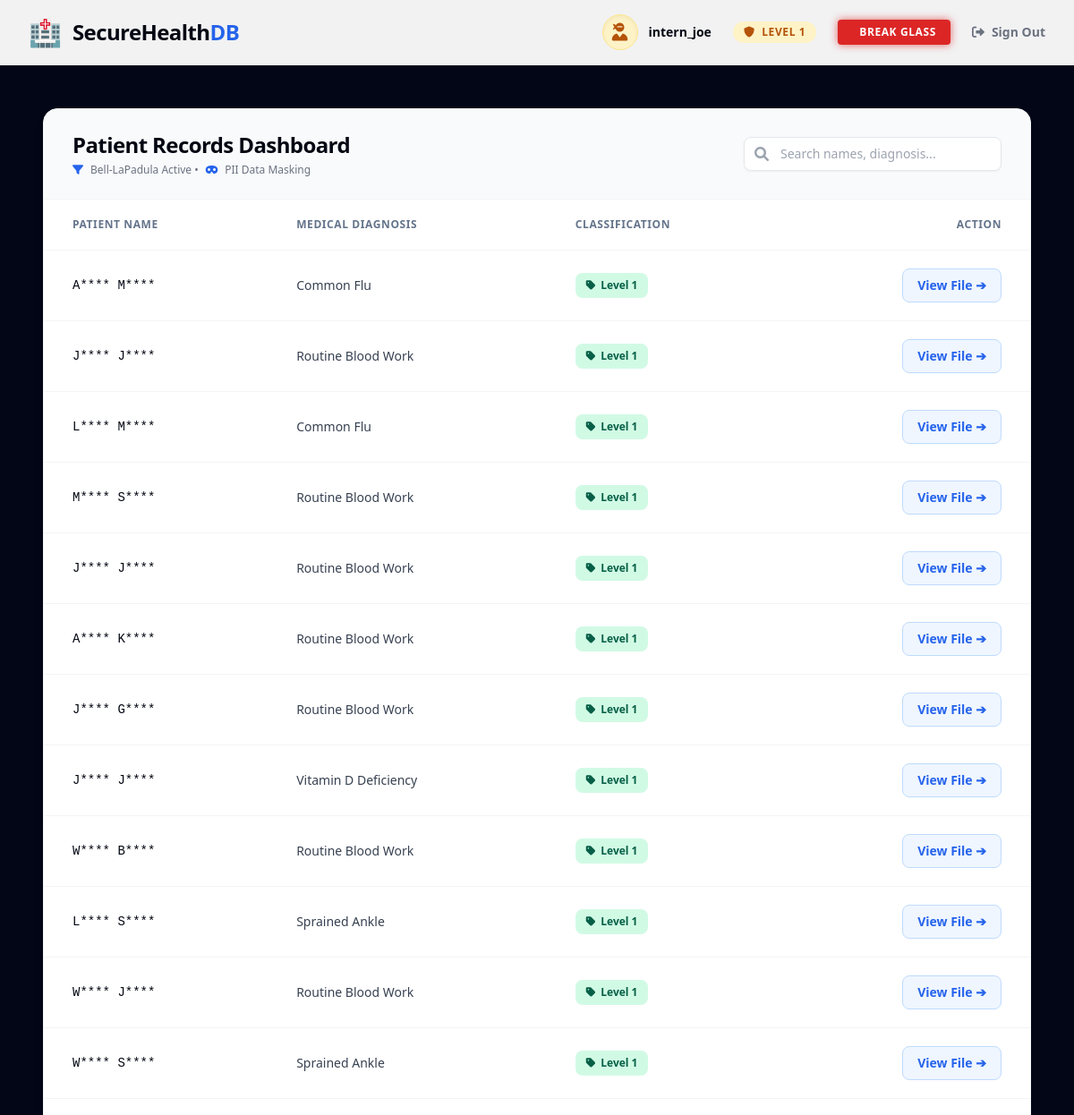
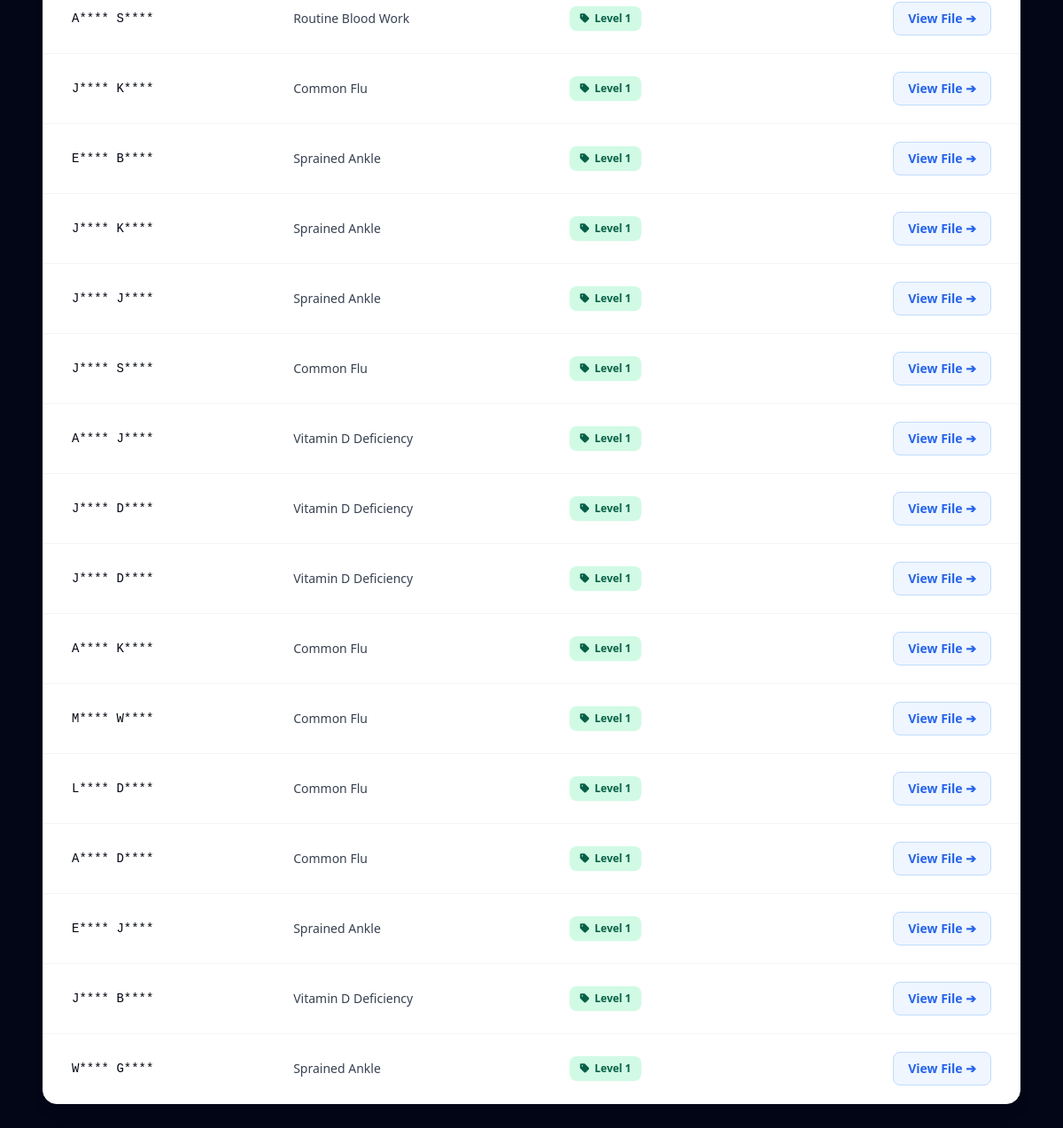
The page / (signed in) on the database its author committed (2 pictures, top to bottom).
### tables this page shows
CREATE TABLE records 
                      (id INTEGER PRIMARY KEY AUTOINCREMENT, patient_name TEXT, gender TEXT, 
                       blood_group TEXT, diagnosis TEXT, medical_history TEXT, prescribed_medicines TEXT, security_label INTEGER);

### app.py (the view)
@app.route('/')
def home():
    if 'username' not in session:
        return redirect('/login')
    conn = get_db_connection()
    cursor = conn.cursor()
    cursor.execute('SELECT * FROM records')
    all_records = cursor.fetchall()
    accessible_records = []
    for r in all_records:
        if can_user_read(session['clearance'], r['security_label']):
            record_dict = dict(r)
            if session['clearance'] == 1:
                record_dict['patient_name'] = mask_name(record_dict['patient_name'])
            accessible_records.append(record_dict)
    security_alerts = []
    if session['clearance'] == 3: # Only Level 3 (Doctor/Admin) sees IDS alerts
        cursor.execute('SELECT * FROM security_logs ORDER BY attempt_time DESC')
        security_alerts = cursor.fetchall()
    conn.close()
    return render_template('dashboard.html', records=accessible_records, alerts=security_alerts)

### app.py (called while the page is built)
def get_db_connection():
    conn = sqlite3.connect('hospital.db')
    conn.row_factory = sqlite3.Row # This lets us use column names like dictionaries
    return conn

### security.py (called while the page is built)
def can_user_read(user_clearance, record_label):
    return user_clearance >= record_label

def mask_name(name):
    parts = name.split()
    masked_parts = [p[0] + "****" for p in parts]
    return " ".join(masked_parts)

### templates/dashboard.html (shortened to what this page needs)
<!DOCTYPE html>
<html lang="en">
<head>
    <script src="https://cdn.tailwindcss.com"></script>
    <link rel="stylesheet" href="https://cdnjs.cloudflare.com/ajax/libs/font-awesome/6.0.0/css/all.min.css">
</head>
<body class="font-sans relative bg-slate-950 min-h-screen overflow-x-hidden overflow-y-auto">
    <div id="tsparticles" class="fixed inset-0 z-0"></div>
    <div class="relative z-10">
        <nav class="bg-white/95 backdrop-blur-sm shadow-sm border-b border-gray-100 px-8 py-4 flex justify-between items-center sticky top-0 z-50">
            <div class="flex items-center space-x-3">
                <span class="text-3xl">🏥</span>
                <span class="text-2xl font-extrabold tracking-tight text-gray-950">SecureHealth<span class="text-blue-600">DB</span></span>
            </div>
            <div class="flex items-center space-x-6">
                <div class="flex items-center space-x-3 text-sm">
                    {% if session['clearance'] == 3 %}
                    <div class="w-10 h-10 rounded-full bg-blue-100 border border-blue-200 flex items-center justify-center text-blue-700 shadow-inner"><i class="fas fa-user-md text-xl"></i></div>
                    {% elif session['clearance'] == 2 %}
                    <div class="w-10 h-10 rounded-full bg-purple-100 border border-purple-200 flex items-center justify-center text-purple-700 shadow-inner"><i class="fas fa-user-nurse text-xl"></i></div>
                    {% else %}
                    <div class="w-10 h-10 rounded-full bg-amber-100 border border-amber-200 flex items-center justify-center text-amber-700 shadow-inner"><i class="fas fa-user-ninja text-xl"></i></div>
                    {% endif %}
                    <span class="font-bold text-gray-950">{{ session['username'] }}</span>
                </div>
                <span class="px-3 py-1 text-xs font-bold uppercase tracking-wider rounded-full {{ 'bg-red-100 text-red-700 border-red-200' if session['clearance'] == 3 else 'bg-purple-100 text-purple-700 border-purple-200' if session['clearance'] == 2 else 'bg-amber-100 text-amber-700 border-amber-200' }}">
                    <i class="fas fa-shield-alt text-xs mr-1"></i> Level {{ session['clearance'] }}
                </span>
                {% if session['clearance'] < 3 %}
                <a href="/emergency_override" class="bg-red-600 text-white text-xs font-black px-4 py-1.5 rounded uppercase tracking-wider hover:bg-red-700 hover:animate-pulse transition shadow-[0_0_10px_rgba(220,38,38,0.7)] flex items-center gap-2">
                     BREAK GLASS
                </a>
                {% endif %}
                <a href="/logout" class="text-sm font-semibold text-gray-500 hover:text-red-600 transition duration-200 flex items-center gap-2">
                    <i class="fas fa-right-from-bracket"></i> Sign Out
                </a>
            </div>
        </nav>
        <main class="max-w-6xl mx-auto px-6 py-12 space-y-10">
            <div class="bg-white border border-gray-100 rounded-2xl shadow-lg overflow-hidden transition-all duration-300 hover:shadow-2xl">
                <div class="px-8 py-6 border-b border-gray-100 bg-slate-50 flex justify-between items-center">
                    <div>
                        <h3 class="text-2xl font-extrabold text-gray-950 tracking-tight">Patient Records Dashboard</h3>
                        <p class="text-xs text-gray-500 mt-1 font-medium flex items-center gap-2">
                            <i class="fas fa-filter text-blue-600"></i> Bell-LaPadula Active • <i class="fas fa-mask text-blue-600"></i> PII Data Masking
                        </p>
                    </div>
                    <div class="relative">
                        <div class="absolute inset-y-0 left-0 pl-3 flex items-center pointer-events-none">
                        </div>
                        <input type="text" id="liveSearch" placeholder="Search names, diagnosis..." class="pl-10 pr-4 py-2 border border-gray-200 rounded-lg focus:outline-none focus:ring-2 focus:ring-blue-500 focus:border-transparent w-72 shadow-sm text-sm transition-all" autocomplete="off">
                    </div>
                </div>
                <div class="overflow-x-auto">
                    <table class="w-full text-left text-sm text-gray-700">
                        <thead class="bg-white text-slate-500 text-xs uppercase font-bold tracking-wider border-b border-gray-100">
                            <tr>
                                <th class="px-8 py-5">Patient Name</th>
                                <th class="px-8 py-5">Medical Diagnosis</th>
                                <th class="px-8 py-5">Classification</th>
                                <th class="px-8 py-5 text-right">Action</th>
                            </tr>
                        </thead>
                        <tbody class="divide-y divide-gray-100 bg-white" id="patientTableBody">
                            {% for record in records %}
                            <tr class="hover:bg-blue-50/30 transition duration-150 patient-row">
                                <td class="px-8 py-5 text-gray-950 {{ 'font-mono text-gray-500' if '*' in record['patient_name'] else 'font-semibold' }}">
                                    {{ record['patient_name'] }}
                                </td>
                                <td class="px-8 py-5">{{ record['diagnosis'] }}</td>
                                <td class="px-8 py-5">
                                    <span class="inline-flex items-center px-3 py-1.5 rounded-lg text-xs font-bold {{ 'bg-red-100 text-red-800 border-red-200' if record['security_label'] == 3 else 'bg-amber-100 text-amber-800 border-amber-200' if record['security_label'] == 2 else 'bg-emerald-100 text-emerald-800 border-emerald-200' }}">
                                        <i class="fas fa-tag text-xs mr-1.5"></i> Level {{ record['security_label'] }}
                                    </span>
                                </td>
                                <td class="px-8 py-5 text-right">
                                    <a href="/patient/{{ record['id'] }}" class="inline-flex items-center justify-center px-4 py-2 text-sm font-bold text-blue-600 bg-blue-50 border border-blue-200 rounded-lg hover:bg-blue-600 hover:text-white transition duration-200">
                                        View File ➔
                                    </a>
                                </td>
                            </tr>
                            {% endfor %}
                        </tbody>
                    </table>
                </div>
            </div>
        </main>
    </div>
</body>
</html>

### rows shown on the page
records: patient_name "A**** M****", diagnosis "Common Flu", security_label "1"
records: patient_name "J**** J****", diagnosis "Routine Blood Work", security_label "1"
records: patient_name "L**** M****", diagnosis "Common Flu", security_label "1"
records: patient_name "M**** S****", diagnosis "Routine Blood Work", security_label "1"
records: patient_name "J**** J****", diagnosis "Routine Blood Work", security_label "1"
records: patient_name "A**** K****", diagnosis "Routine Blood Work", security_label "1"
records: patient_name "J**** G****", diagnosis "Routine Blood Work", security_label "1"
records: patient_name "J**** J****", diagnosis "Vitamin D Deficiency", security_label "1"
records: patient_name "W**** B****", diagnosis "Routine Blood Work", security_label "1"
records: patient_name "L**** S****", diagnosis "Sprained Ankle", security_label "1"
records: patient_name "W**** J****", diagnosis "Routine Blood Work", security_label "1"
records: patient_name "W**** S****", diagnosis "Sprained Ankle", security_label "1"
records: patient_name "A**** S****", diagnosis "Routine Blood Work", security_label "1"
records: patient_name "J**** K****", diagnosis "Common Flu", security_label "1"
records: patient_name "E**** B****", diagnosis "Sprained Ankle", security_label "1"
records: patient_name "J**** K****", diagnosis "Sprained Ankle", security_label "1"
records: patient_name "J**** J****", diagnosis "Sprained Ankle", security_label "1"
records: patient_name "J**** S****", diagnosis "Common Flu", security_label "1"
records: patient_name "A**** J****", diagnosis "Vitamin D Deficiency", security_label "1"
records: patient_name "J**** D****", diagnosis "Vitamin D Deficiency", security_label "1"
records: patient_name "J**** D****", diagnosis "Vitamin D Deficiency", security_label "1"
records: patient_name "A**** K****", diagnosis "Common Flu", security_label "1"
records: patient_name "M**** W****", diagnosis "Common Flu", security_label "1"
records: patient_name "L**** D****", diagnosis "Common Flu", security_label "1"
records: patient_name "A**** D****", diagnosis "Common Flu", security_label "1"
records: patient_name "E**** J****", diagnosis "Sprained Ankle", security_label "1"
records: patient_name "J**** B****", diagnosis "Vitamin D Deficiency", security_label "1"
records: patient_name "W**** G****", diagnosis "Sprained Ankle", security_label "1"

### other values the page prints
{{ session['username'] }} "intern_joe"
{{ session['clearance'] }} "1"
